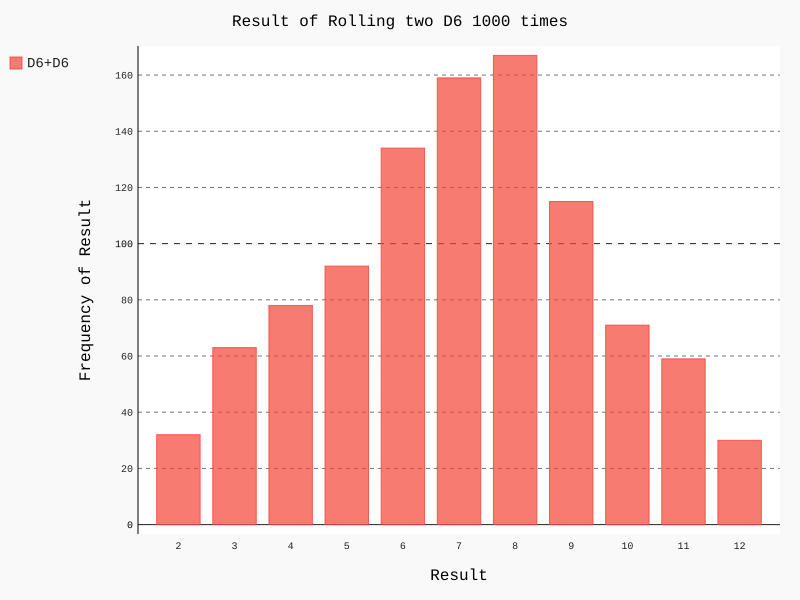

Write Python code to recreate this figure.
import pygal
from die import Die

# 创建两个D6
die_1=Die()
die_2=Die()

# 投掷骰子多次，将结果存储到列表中
results=[]
for roll_mun in range(1000):
    result=die_1.roll()+die_2.roll()
    results.append(result)
# 分析结果
frequencies=[]
for value in range(2,die_1.num_side+die_2.num_side+1):
    frequency=results.count(value)
    frequencies.append(frequency)
print(frequencies)
# 可视化结果
hist=pygal.Bar()

hist.title='Result of Rolling two D6 1000 times'
hist.x_labels=[x for x in range(2,die_1.num_side+die_2.num_side+1)]
hist.x_title='Result'
hist.y_title='Frequency of Result'

hist.add('D6+D6',frequencies)
hist.render_to_file('dice_visual.svg')
